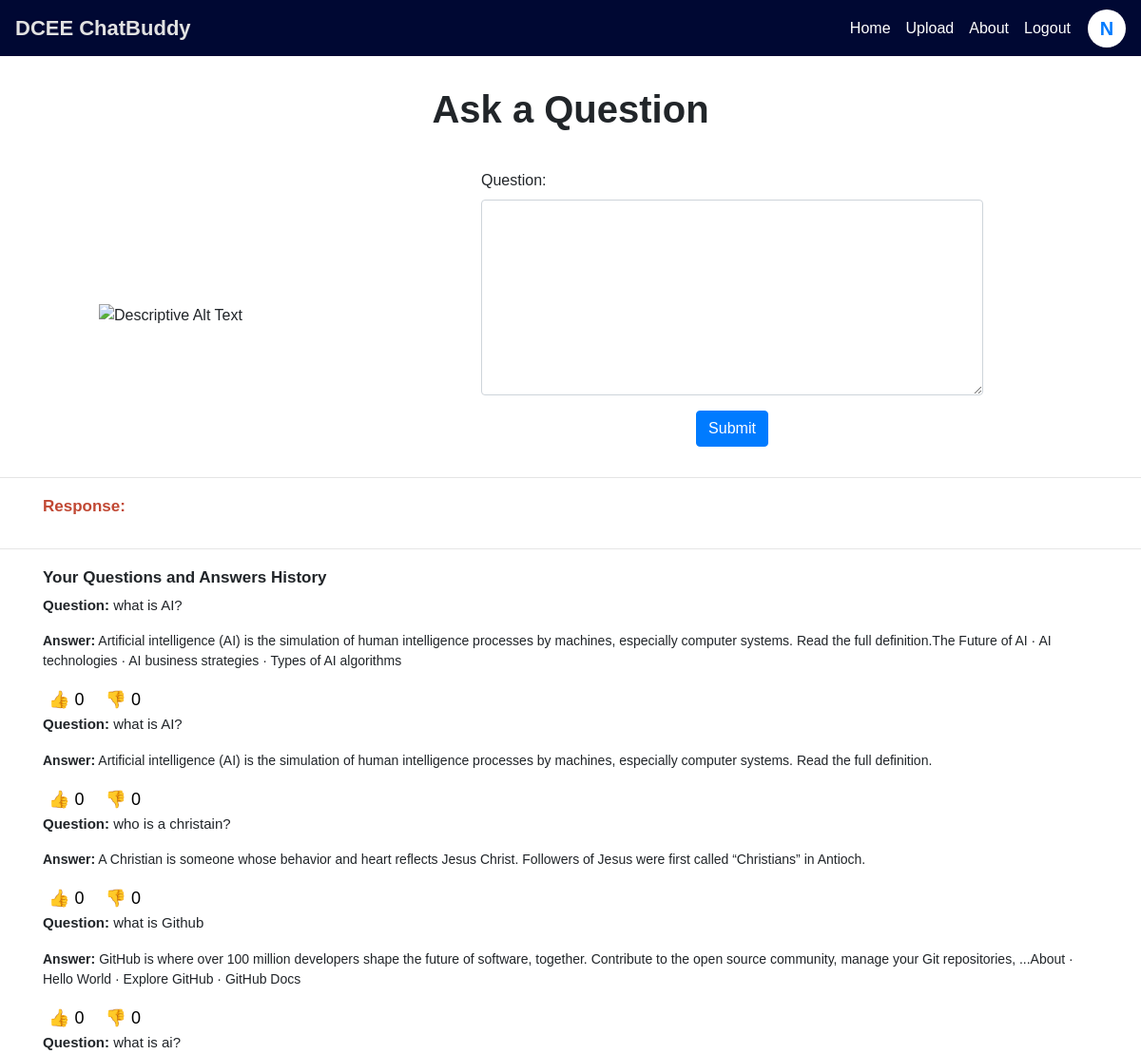
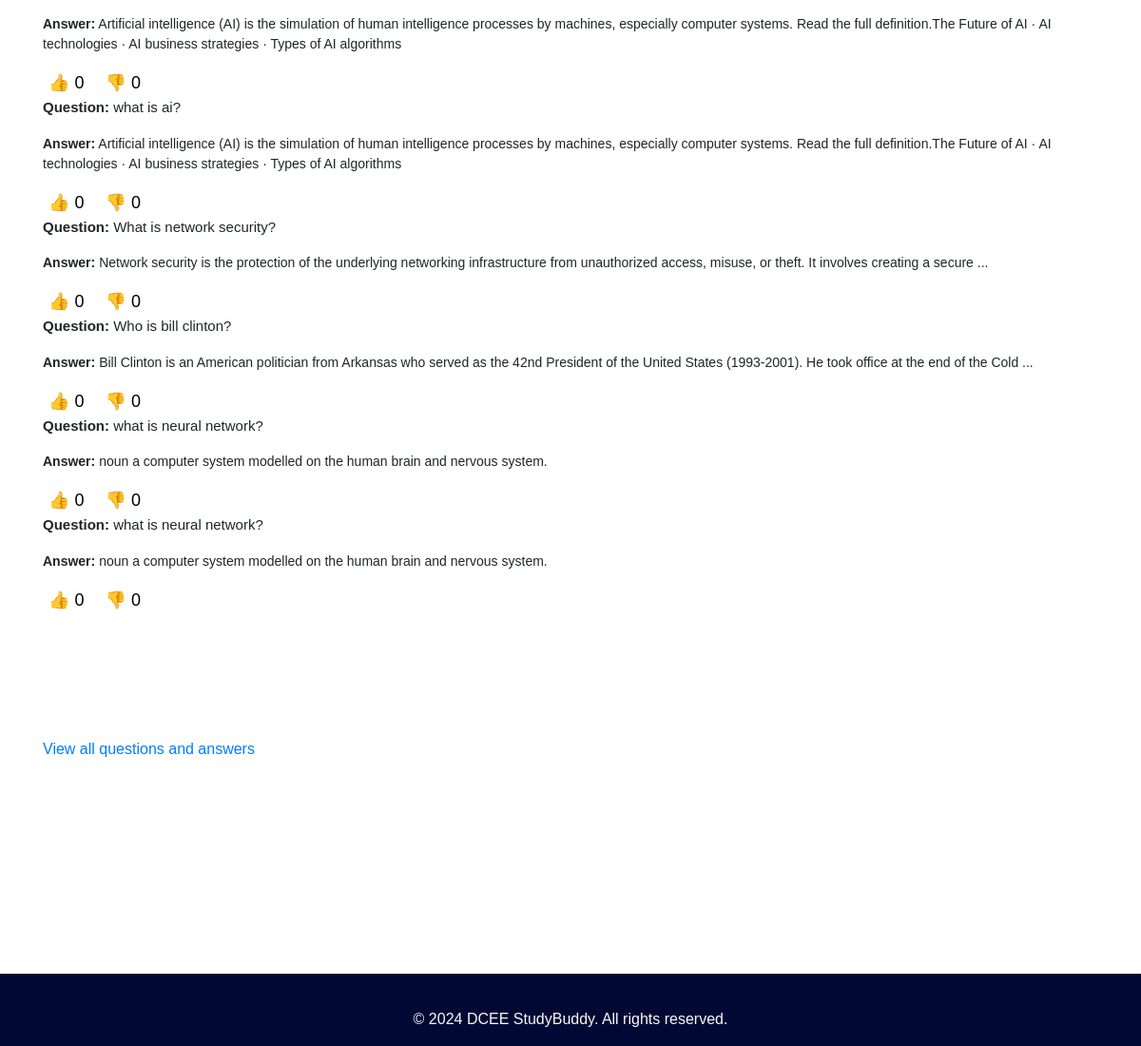
Page /question_answer/ (signed in) on the committed database (2 pictures, top to bottom).
### dcee_app/models.py (models this page shows, shortened)
class QuestionAnswer(models.Model):
    user = models.ForeignKey(User, on_delete=models.CASCADE)
    question = models.TextField()
    answer = models.TextField()
    upvotes = models.IntegerField(default=0)
    downvotes = models.IntegerField(default=0)
    created_at = models.DateTimeField(auto_now_add=True)
    class Meta:
        unique_together = ('user', 'question')

### dcee_app/views.py (the view, shortened to what this page needs)
# urls.py: path('question_answer/', views.question_answer, name='question_answer'),
@login_required
def question_answer(request):
    qa_list = QuestionAnswer.objects.filter(user=request.user).order_by('-created_at')[:10]
    return render(request, 'dcee_app/question_answer.html', {
        'qa_list': qa_list,
        'username': request.user.username
    })

### dcee_app/templates/dcee_app/question_answer.html (shortened to what this page needs)
{% load static %}
<!DOCTYPE html>
<html lang="en">
<head>
    <link href="https://stackpath.bootstrapcdn.com/bootstrap/4.5.2/css/bootstrap.min.css" rel="stylesheet">
</head>
<body>
    <nav class="navbar navbar-expand-lg bg-info navbar-light" style=" background-color:#000833 !important;">
        <a style="font-weight: 600; font-size: 22px; color: #e2e2e2" class="navbar-brand" href="{% url 'question_answer' %}">DCEE ChatBuddy</a>
        <div class="collapse navbar-collapse" id="navbarSupportedContent">
            <ul class="navbar-nav ml-auto">
                <li class="nav-item active">
                    <a class="nav-link" href="{% url 'question_answer' %}">Home<span class="sr-only">(current)</span></a>
                </li>
                {% if user.is_superuser %}
                <li class="nav-item">
                    <a class="nav-link" href="{% url 'pdf_upload' %}">Upload</a>
                </li>
            {% endif %}
                <li class="nav-item">
                    <a class="nav-link" href="{% url 'about' %}">About</a>
                </li>
                {% if user.is_authenticated %}
                <li class="nav-item">
                    <a class="nav-link" href="{% url 'logout' %}">Logout</a>
                </li>
                <li class="nav-item">
                    <div class="user-icon">
                        {{ user.username|slice:":1" }}
                    </div>
                </li>
                {% endif %}
            </ul>
        </div>
    </nav>
<h1 style="text-align: center; padding: 2rem 0px 1.2rem 0px;font-weight: 600;">Ask a Question</h1>
<div class="container centered-container">
    <div class="row w-100">
        <div class="col-md-4 col-12 image-container d-flex justify-content-center align-items-center p-0">
            <img style="width: 60%;" class="img-fluid" src="https://auth.uenr.edu.gh/images/uenr-logo-768x998.png" alt="Descriptive Alt Text">
        </div>
        <div class="col-md-8 col-12 form-container d-flex justify-content-center align-items-center p-0">
            <div>
                <form id="question-form">
                    <div class="form-group">
                        <label for="question">Question:</label>
                        <textarea id="question" name="question" class="form-control" rows="8"></textarea>
                    </div>
                    <div class="form-group text-center">
                        <input type="submit" class="btn btn-primary" value="Submit">
                    </div>
                </form>
            </div>
        </div>
    </div>
</div>
<hr>
<div class="container">
    <h4 style="font-size: 17px; font-weight: 600; color:rgb(193, 72, 51)">Response:</h4>
    <div style="padding-top: 9px;" id="response"></div>
</div>
<hr>
<div class="container">
    <h4 style="font-weight: 600;font-size: 17px;">Your Questions and Answers History</h4>
    <div id="qa-list" style="padding-bottom: 130px !important;">
        {% for qa in qa_list %}
            <div class="qa-item" data-qa-id="{{ qa.id }}">
                <p style="font-size: 15px;"><strong> Question:</strong> {{ qa.question }}</p>
                <p style="font-size: 14px;"><strong>Answer:</strong> {{ qa.answer }}</p>
                <div class="feedback-buttons">
                    <button class="thumbs-up" onclick="handleVote('{{ qa.id }}', 'upvote')">
                        👍 <span id="upvote-count-{{ qa.id }}">{{ qa.upvotes }}</span>
                    </button>
                    <button class="thumbs-down" onclick="handleVote('{{ qa.id }}', 'downvote')">
                        👎 <span id="downvote-count-{{ qa.id }}">{{ qa.downvotes }}</span>
                    </button>
                </div>
            </div>
        {% endfor %}
    </div>
    <div class="view-all">
        <a href="{% url 'all_questions' %}">View all questions and answers</a>
    </div>
</div>
    <footer class="footer">
        <div class="container">
            <span  style="color:#f8f9fa !important; " class="text-muted">&copy; <span id="current-year"></span> DCEE StudyBuddy. All rights reserved.</span>
        </div>
    </footer>
</body>
</html>

### dcee_app/templates/dcee_app/question_answer.html (style rules this page uses)
body { margin: 0; padding: 0; font-family: Arial, sans-serif; }
.container { margin-top: 20px; }
.footer { background-color: #f8f9fa; padding: 20px 0; text-align: center; }
#question { width: 33rem ; }
.user-icon { display: flex; align-items: center; justify-content: center; width: 40px; height: 40px; border-radius: 50%; background-color: #fff; color: #007bff; font-weight: bold; font-size: 20px; margin-left: 10px; text-transform: uppercase; }
.feedback-buttons { display: flex; gap: 10px; margin-top: 10px; }
.thumbs-up, .thumbs-down { border: none; background: none; cursor: pointer; font-size: 18px; }
.nav-link { color: white !important; }
html, body { height: 100%; margin: 0; }
.footer { background-color: #000833 !important; text-align: center; padding: 1rem 0; margin: 14rem 0; color:#f8f9fa !important; }

### rows in the picture
QuestionAnswer: question "what is AI?", answer "Artificial intelligence (AI) is the simulation of human intelligence processes by machines, especially computer systems. Read the full definition.The Future of AI · AI technologies · AI business strategies · Types of AI algorithms", upvotes "0", downvotes "0"
QuestionAnswer: question "what is AI?", answer "Artificial intelligence (AI) is the simulation of human intelligence processes by machines, especially computer systems. Read the full definition.", upvotes "0", downvotes "0"
QuestionAnswer: question "who is a christain?", answer "A Christian is someone whose behavior and heart reflects Jesus Christ. Followers of Jesus were first called “Christians” in Antioch.", upvotes "0", downvotes "0"
QuestionAnswer: question "what is Github", answer "GitHub is where over 100 million developers shape the future of software, together. Contribute to the open source community, manage your Git repositories, ...About · Hello World · Explore GitHub · GitHub Docs", upvotes "0", downvotes "0"
QuestionAnswer: question "what is ai?", answer "Artificial intelligence (AI) is the simulation of human intelligence processes by machines, especially computer systems. Read the full definition.The Future of AI · AI technologies · AI business strategies · Types of AI algorithms", upvotes "0", downvotes "0"
QuestionAnswer: question "what is ai?", answer "Artificial intelligence (AI) is the simulation of human intelligence processes by machines, especially computer systems. Read the full definition.The Future of AI · AI technologies · AI business strategies · Types of AI algorithms", upvotes "0", downvotes "0"
QuestionAnswer: question "What is network security?", answer "Network security is the protection of the underlying networking infrastructure from unauthorized access, misuse, or theft. It involves creating a secure ...", upvotes "0", downvotes "0"
QuestionAnswer: question "Who is bill clinton?", answer "Bill Clinton is an American politician from Arkansas who served as the 42nd President of the United States (1993-2001). He took office at the end of the Cold ...", upvotes "0", downvotes "0"
QuestionAnswer: question "what is neural network?", answer "noun a computer system modelled on the human brain and nervous system.", upvotes "0", downvotes "0"
QuestionAnswer: question "what is neural network?", answer "noun a computer system modelled on the human brain and nervous system.", upvotes "0", downvotes "0"

### other values in the picture
{{ user.username|slice:":1" }} "N"
